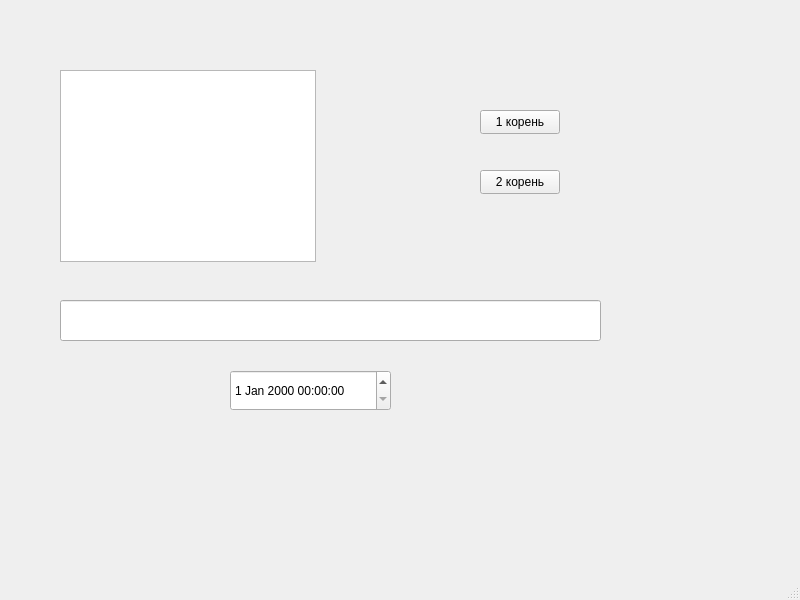
<?xml version="1.0" encoding="UTF-8"?>
<ui version="4.0">
 <class>MainWindow</class>
 <widget class="QMainWindow" name="MainWindow">
  <property name="geometry">
   <rect>
    <x>0</x>
    <y>0</y>
    <width>800</width>
    <height>600</height>
   </rect>
  </property>
  <property name="windowTitle">
   <string>MainWindow</string>
  </property>
  <widget class="QWidget" name="centralwidget">
   <widget class="QPushButton" name="pushButton">
    <property name="geometry">
     <rect>
      <x>480</x>
      <y>110</y>
      <width>80</width>
      <height>24</height>
     </rect>
    </property>
    <property name="text">
     <string>1 корень</string>
    </property>
   </widget>
   <widget class="QGraphicsView" name="graphicsView">
    <property name="geometry">
     <rect>
      <x>60</x>
      <y>70</y>
      <width>256</width>
      <height>192</height>
     </rect>
    </property>
   </widget>
   <widget class="QPushButton" name="pushButton_2">
    <property name="geometry">
     <rect>
      <x>480</x>
      <y>170</y>
      <width>80</width>
      <height>24</height>
     </rect>
    </property>
    <property name="text">
     <string>2 корень</string>
    </property>
   </widget>
   <widget class="QLineEdit" name="lineEdit">
    <property name="geometry">
     <rect>
      <x>60</x>
      <y>300</y>
      <width>541</width>
      <height>41</height>
     </rect>
    </property>
   </widget>
   <widget class="QDateTimeEdit" name="dateTimeEdit">
    <property name="geometry">
     <rect>
      <x>230</x>
      <y>370</y>
      <width>161</width>
      <height>41</height>
     </rect>
    </property>
   </widget>
  </widget>
  <widget class="QMenuBar" name="menubar">
   <property name="geometry">
    <rect>
     <x>0</x>
     <y>0</y>
     <width>800</width>
     <height>22</height>
    </rect>
   </property>
  </widget>
  <widget class="QStatusBar" name="statusbar"/>
 </widget>
 <resources/>
 <connections/>
</ui>
